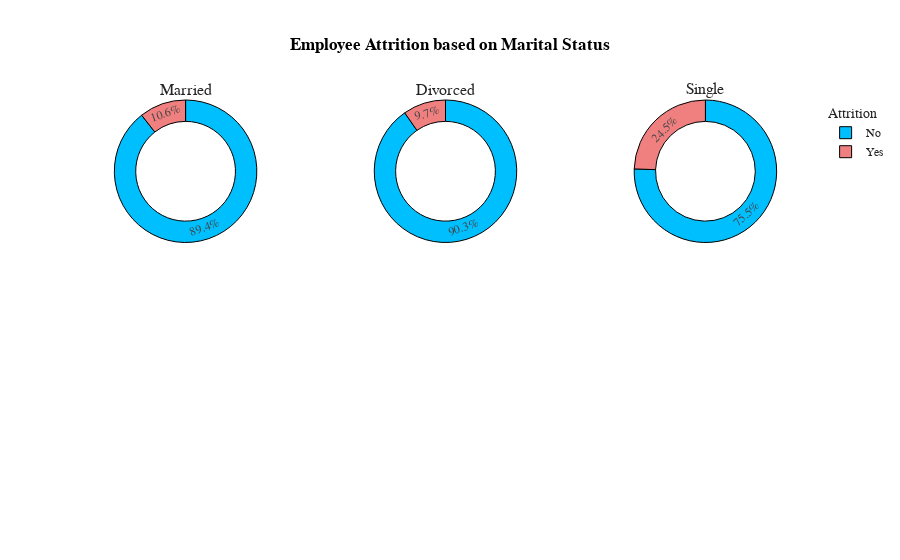

Source (notebook cell):
### Markdown cell above
Attrition based on Marital Status

### Code cell
bus=data.groupby(['MaritalStatus','Attrition'],as_index=False)['EmpNumber'].count()
bus.rename(columns={'EmpNumber':'Count'},inplace=True)
fig=go.Figure()
fig = make_subplots(rows=2, cols=3, specs=[[{"type": "pie"}, {"type": "pie"}, {"type": "pie"}],[{"type": "pie"}, {"type": "pie"}, {"type": "pie"}]],subplot_titles=('Married', 'Divorced','Single'))

fig.add_trace(go.Pie(values=bus[bus['MaritalStatus']=='Married']['Count'],labels=bus[bus['MaritalStatus']=='Married']['Attrition'],hole=0.7,marker_colors=['DeepSkyBlue','LightCoral'],name='Married',showlegend=False),row=1,col=1)
fig.add_trace(go.Pie(values=bus[bus['MaritalStatus']=='Divorced']['Count'],labels=bus[bus['MaritalStatus']=='Divorced']['Attrition'],hole=0.7,marker_colors=['DeepSkyBlue','LightCoral'],name='Divorced',showlegend=False),row=1,col=2)
fig.add_trace(go.Pie(values=bus[bus['MaritalStatus']=='Single']['Count'],labels=bus[bus['MaritalStatus']=='Single']['Attrition'],hole=0.7,marker_colors=['DeepSkyBlue','LightCoral'],name='Single',showlegend=True),row=1,col=3)

fig.update_layout(title_x=0.5,template='simple_white',showlegend=True,legend_title_text="Attrition",title_text='<b style="color:black; font-size:100%;">Employee Attrition based on Marital Status',font_family="Times New Roman",title_font_family="Times New Roman")
fig.update_traces(marker=dict(line=dict(color='#000000', width=1)))

### Figure 1 — Plotly figure (JSON) as saved in the notebook; plotly's stock layout.template omitted (floating-point values rounded to 4 significant figures)
{"data": [{"domain": {"x": [0, 0.2889], "y": [0.625, 1]}, "hole": 0.7, "labels": ["No", "Yes"], "marker": {"colors": ["DeepSkyBlue", "LightCoral"], "line": {"color": "#000000", "width": 1}}, "name": "Married", "showlegend": false, "type": "pie", "values": [490, 58]}, {"domain": {"x": [0.3556, 0.6444], "y": [0.625, 1]}, "hole": 0.7, "labels": ["No", "Yes"], "marker": {"colors": ["DeepSkyBlue", "LightCoral"], "line": {"color": "#000000", "width": 1}}, "name": "Divorced", "showlegend": false, "type": "pie", "values": [242, 26]}, {"domain": {"x": [0.7111, 1], "y": [0.625, 1]}, "hole": 0.7, "labels": ["No", "Yes"], "marker": {"colors": ["DeepSkyBlue", "LightCoral"], "line": {"color": "#000000", "width": 1}}, "name": "Single", "showlegend": true, "type": "pie", "values": [290, 94]}], "layout": {"annotations": [{"font": {"size": 16}, "showarrow": false, "text": "Married", "x": 0.1444, "xanchor": "center", "xref": "paper", "y": 1, "yanchor": "bottom", "yref": "paper"}, {"font": {"size": 16}, "showarrow": false, "text": "Divorced", "x": 0.5, "xanchor": "center", "xref": "paper", "y": 1, "yanchor": "bottom", "yref": "paper"}, {"font": {"size": 16}, "showarrow": false, "text": "Single", "x": 0.8556, "xanchor": "center", "xref": "paper", "y": 1, "yanchor": "bottom", "yref": "paper"}], "font": {"family": "Times New Roman"}, "legend": {"title": {"text": "Attrition"}}, "showlegend": true, "title": {"font": {"family": "Times New Roman"}, "text": "<b style=\"color:black; font-size:100%;\">Employee Attrition based on Marital Status", "x": 0.5}}}
